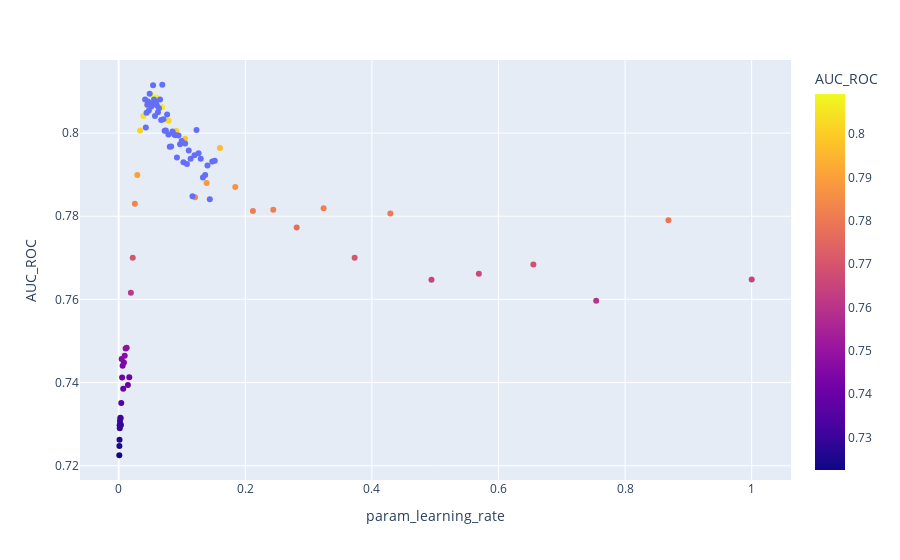

The notebook cell saved with this chart:
### Code cell
import plotly.express as px
import plotly.graph_objs as go

# create a dataframe from results
fig = px.scatter(result_coarse, x = params_key[2], 
                    y = params_key[3], 
                    color = 'AUC_ROC')
fig.add_trace(px.scatter(result_fine, x = params_key[2], 
                    y = params_key[3]).data[0])

# menyatukan kedua plot dalam satu objek

fig.show()
